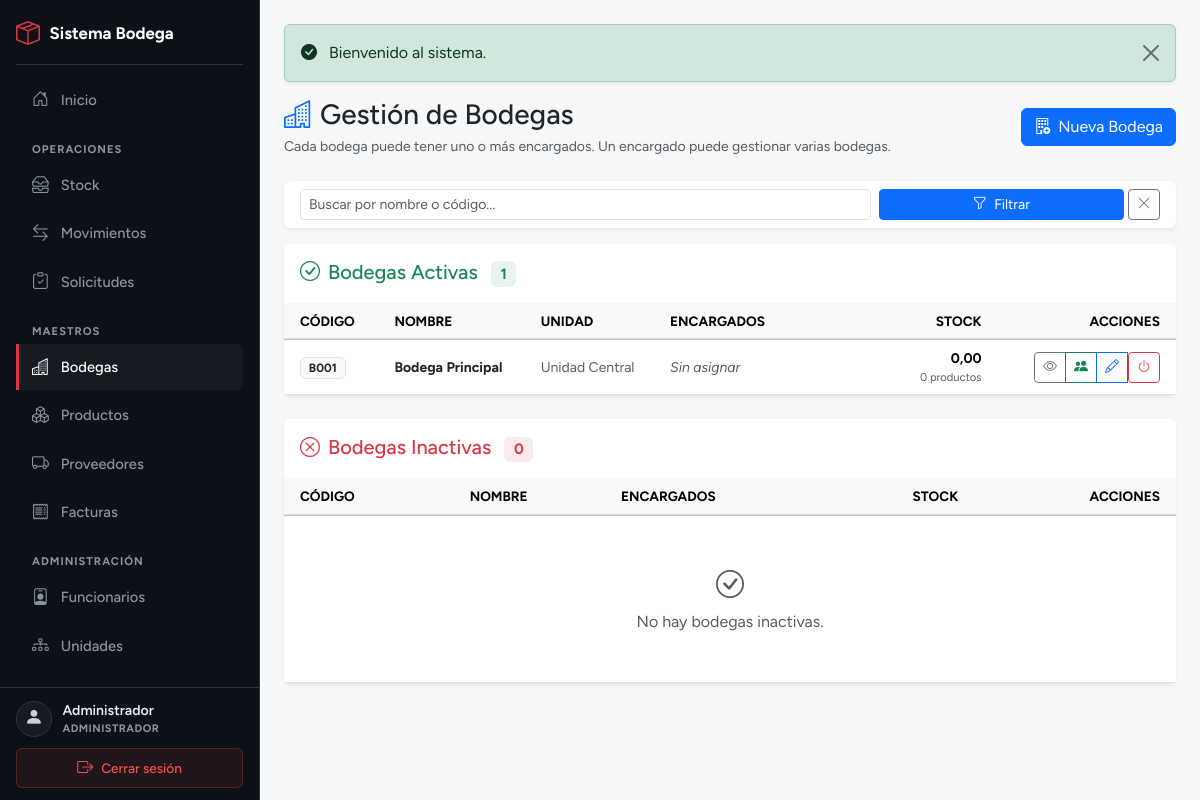
The app's page /modulos/bodegas/bodegas_lista.php (signed in) with its own data.
### tables this page shows
CREATE TABLE bodegas (
    id                     INT UNSIGNED AUTO_INCREMENT PRIMARY KEY,
    codigo                 VARCHAR(20)  NOT NULL,
    nombre                 VARCHAR(150) NOT NULL,
    id_unidad              INT UNSIGNED NULL,
    id_encargado           INT UNSIGNED NULL,
    descripcion            TEXT NULL,
    ubicacion_referencial  VARCHAR(255) NULL,
    responsable            VARCHAR(150) NULL,
    es_central             TINYINT(1) NOT NULL DEFAULT 0,
    estado                 TINYINT(1) NOT NULL DEFAULT 1,
    created_at             DATETIME NOT NULL DEFAULT CURRENT_TIMESTAMP,
    UNIQUE KEY uq_bodegas_codigo (codigo),
    KEY idx_bodegas_unidad (id_unidad),
    KEY idx_bodegas_encargado (id_encargado),
    CONSTRAINT fk_bodegas_unidad FOREIGN KEY (id_unidad) REFERENCES unidades_organizacionales (id) ON DELETE SET NULL
);

CREATE TABLE unidades_organizacionales (
    id         INT UNSIGNED AUTO_INCREMENT PRIMARY KEY,
    codigo     VARCHAR(20)  NOT NULL,
    nombre     VARCHAR(150) NOT NULL,
    estado     TINYINT(1)   NOT NULL DEFAULT 1,
    created_at DATETIME     NOT NULL DEFAULT CURRENT_TIMESTAMP,
    UNIQUE KEY uq_unidades_codigo (codigo)
);

### inc/functions.php (called while the page is built, shortened)
<?php
function h($text)
{
    return htmlspecialchars((string)$text, ENT_QUOTES, 'UTF-8');
}
function get($key, $default = '')
{
    return isset($_GET[$key]) ? trim($_GET[$key]) : $default;
}

### modulos/bodegas/bodegas_lista.php (the view, shortened to what this page needs)
<?php
require_once __DIR__ . '/../../inc/db.php';
require_once __DIR__ . '/../../inc/functions.php';
$q = trim((string)get('q'));
$where  = array("1=1");
$params = array();
$whereSql = implode(' AND ', $where);
$sqlBase = "
    SELECT b.*,
           un.nombre AS unidad_nombre,
           (SELECT COUNT(*) FROM usuarios_bodegas WHERE id_bodega = b.id) AS total_encargados,
           (SELECT COALESCE(SUM(stock_actual), 0) FROM stock_bodega WHERE id_bodega = b.id) AS total_stock,
           (SELECT COUNT(DISTINCT id_producto) FROM stock_bodega WHERE id_bodega = b.id AND stock_actual > 0) AS total_productos
    FROM   bodegas b
    LEFT   JOIN unidades_organizacionales un ON un.id = b.id_unidad
    WHERE  $whereSql
    ORDER  BY b.es_central DESC, b.nombre ASC
";
$stmt = $pdo->prepare($sqlBase);
$stmt->execute($params);
$todas = $stmt->fetchAll();
$bodegasActivas   = array();
$bodegasInactivas = array();
foreach ($todas as $b) {
    if ((int)$b['estado'] === 1) $bodegasActivas[] = $b;
    else                         $bodegasInactivas[] = $b;
}
require_once __DIR__ . '/../../inc/header.php';
?>
<div class="d-flex justify-content-between align-items-center mb-4 flex-wrap gap-2">
    <div>
        <h1 class="h3 mb-0 text-gray-800">
            <i class="bi bi-buildings text-primary me-2"></i>Gestión de Bodegas
        </h1>
        <p class="text-muted small mb-0 mt-1">Cada bodega puede tener uno o más encargados. Un encargado puede gestionar varias bodegas.</p>
    </div>
    <a href="bodegas_crear.php" class="btn btn-primary">
        <i class="bi bi-building-add me-1"></i> Nueva Bodega
    </a>
</div>
<div class="card shadow-sm border-0 mb-3">
    <div class="card-body py-2">
        <form method="get" class="row g-2 align-items-end">
            <div class="col-md-8">
                <input type="text" name="q" value="<?php echo h($q); ?>" class="form-control form-control-sm" placeholder="Buscar por nombre o código...">
            </div>
            <div class="col-md-4 d-flex gap-1">
                <button type="submit" class="btn btn-sm btn-primary flex-grow-1">
                    <i class="bi bi-funnel me-1"></i> Filtrar
                </button>
                <a href="bodegas_lista.php" class="btn btn-sm btn-outline-secondary" title="Limpiar">
                    <i class="bi bi-x-lg"></i>
                </a>
            </div>
        </form>
    </div>
</div>
<div class="card shadow-sm border-0 mb-4">
    <div class="card-header bg-white border-0 py-3">
        <h2 class="h5 mb-0 text-success">
            <i class="bi bi-check-circle me-2"></i>Bodegas Activas
            <span class="badge bg-success bg-opacity-10 text-success ms-2"><?php echo count($bodegasActivas); ?></span>
        </h2>
    </div>
    <div class="card-body p-0">
        <div class="table-responsive">
            <table class="table table-hover align-middle mb-0">
                <thead class="table-light text-secondary fs-md" >
                    <tr>
                        <th class="px-3 py-2">CÓDIGO</th>
                        <th class="py-2">NOMBRE</th>
                        <th class="py-2 d-none d-md-table-cell">UNIDAD</th>
                        <th class="py-2">ENCARGADOS</th>
                        <th class="py-2 text-end d-none d-sm-table-cell">STOCK</th>
                        <th class="px-3 py-2 text-end">ACCIONES</th>
                    </tr>
                </thead>
                <tbody>
                <?php if (!$bodegasActivas): ?>
                    <tr><td colspan="6" class="text-center text-muted py-5">
                        <i class="bi bi-inbox fs-3 d-block mb-1"></i>No hay bodegas activas.
                    </td></tr>
                <?php else: ?>
                    <?php foreach ($bodegasActivas as $b):
                        $puedeDesactivar = ((float)$b['total_stock'] <= 0);
                        $totalEnc        = (int)$b['total_encargados'];
                    ?>
                        <tr>
                            <td class="px-3">
                                <span class="badge bg-light text-dark border"><?php echo h($b['codigo']); ?></span>
                            </td>
                            <td>
                                <div class="fw-bold text-dark small"><?php echo h($b['nombre']); ?></div>
                            </td>
                            <td class="small text-muted d-none d-md-table-cell">
                                <?php echo h($b['unidad_nombre'] ? $b['unidad_nombre'] : '—'); ?>
                            </td>
                            <td class="small min-w-200" >
                                <?php if ($totalEnc === 0): ?>
                                    <span class="text-muted fst-italic">Sin asignar</span>
                                <?php endif; ?>
                            </td>
                            <td class="text-end small d-none d-sm-table-cell">
                                <span class="fw-bold"><?php echo number_format((float)$b['total_stock'], 2, ',', '.'); ?></span>
                                <div class="text-muted fs-xs" ><?php echo (int)$b['total_productos']; ?> productos</div>
                            </td>
                            <td class="px-3 text-end">
                                <div class="btn-group" role="group">
                                    <a href="bodegas_ver.php?id=<?php echo (int)$b['id']; ?>"
                                       class="btn btn-sm btn-outline-secondary" title="Ver detalle">
                                        <i class="bi bi-eye"></i>
                                    </a>
                                    <a href="bodegas_encargados.php?id=<?php echo (int)$b['id']; ?>"
                                       class="btn btn-sm btn-outline-success" title="Gestionar encargados">
                                        <i class="bi bi-people-fill"></i>
                                    </a>
                                    <a href="bodegas_editar.php?id=<?php echo (int)$b['id']; ?>"
                                       class="btn btn-sm btn-outline-primary" title="Editar">
                                        <i class="bi bi-pencil"></i>
                                    </a>
                                    <?php if ($puedeDesactivar): ?>
                                        <form method="post" class="d-inline"
                                              onsubmit="return confirm('¿Desactivar esta bodega?');">
                                            <button type="submit" class="btn btn-sm btn-outline-danger" title="Desactivar">
                                                <i class="bi bi-power"></i>
                                            </button>
                                        </form>
                                    <?php endif; ?>
                                </div>
                            </td>
                        </tr>
                    <?php endforeach; ?>
                <?php endif; ?>
                </tbody>
            </table>
        </div>
    </div>
</div>
<div class="card shadow-sm border-0">
    <div class="card-header bg-white border-0 py-3">
        <h2 class="h5 mb-0 text-danger">
            <i class="bi bi-x-circle me-2"></i>Bodegas Inactivas
            <span class="badge bg-danger bg-opacity-10 text-danger ms-2"><?php echo count($bodegasInactivas); ?></span>
        </h2>
    </div>
    <div class="card-body p-0">
        <div class="table-responsive">
            <table class="table table-hover align-middle mb-0">
                <thead class="table-light text-secondary fs-md" >
                    <tr>
                        <th class="px-3 py-2">CÓDIGO</th>
                        <th class="py-2">NOMBRE</th>
                        <th class="py-2">ENCARGADOS</th>
                        <th class="py-2 text-end d-none d-sm-table-cell">STOCK</th>
                        <th class="px-3 py-2 text-end">ACCIONES</th>
                    </tr>
                </thead>
                <tbody>
                <?php if (!$bodegasInactivas): ?>
                    <tr><td colspan="5" class="text-center py-5 text-muted">
                        <i class="bi bi-check-circle fs-3 d-block mb-1"></i>No hay bodegas inactivas.
                    </td></tr>
                <?php endif; ?>
                </tbody>
            </table>
        </div>
    </div>
</div>
<?php require_once __DIR__ . '/../../inc/footer.php'; ?>

### static/css/app.css (style rules this page uses)
:root { --fs-2xs: 0.65rem; --fs-xs: 0.7rem; --fs-sm: 0.75rem; --fs-md: 0.85rem; --fs-base: 0.95rem; --fs-lg: 1.35rem; --fs-xl: 2.5rem; --space-1: 0.25rem; --space-2: 0.5rem; --space-3: 0.75rem; --space-4: 1rem; --space-5: 1.5rem; --icon-sm: 0.9rem; --icon-md: 1.05rem; --icon-lg: 1.5rem; --sidebar-width: 260px; --mobile-topbar-height: 54px; --sidebar-bg: #0d1117; --sidebar-border: #30363d; --sidebar-text: #c9d1d9; --sidebar-muted: #8b949e; --accent: #dc3545; }
* { -webkit-tap-highlight-color: transparent; }
html, body { height: 100%; overflow: hidden; }
body { font-family: 'Figtree', sans-serif; background-color: #f6f8fa; }
.table-responsive thead th { position: sticky; top: 0; background-color: #f8f9fa; z-index: 1; box-shadow: inset 0 -1px 0 #dee2e6; }
.fs-xs { font-size: var(--fs-xs) !important; }
.fs-md { font-size: var(--fs-md) !important; }
.min-w-200 { min-width: 200px; }

### records on screen
bodegas: codigo "B001", nombre "Bodega Principal", id_unidad.nombre "Unidad Central", total_stock "0,00", total_productos "0"

### other values on screen
$user['nombre'] "Administrador"
$rolLabel ? $rolLabel : $user['rol'] "ADMINISTRADOR"
$flash['message'] "Bienvenido al sistema."
count($bodegasActivas) "1"
count($bodegasInactivas) "0"
